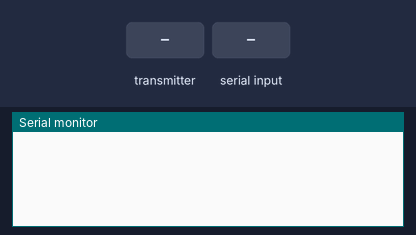
A sketch run on a simulated Arduino Uno, built with avr-gcc and run on an emulated ATmega328P. On the bench: the last lines printed to the serial monitor. Inputs (shaded band) come from the test bench. No radio packets arrive unless stated.

Above: at 1.2 s.
1.3 s: the transmitter starts sending roll = 0
At 1.37 s:
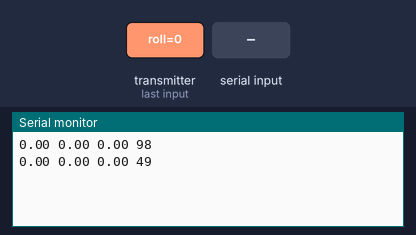
2.8 s: "90\n" received over Serial
At 3.34 s:
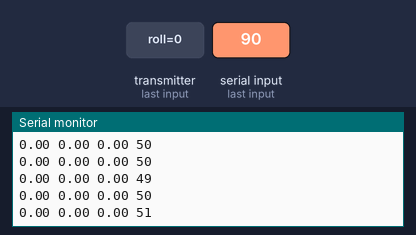
5.8 s: the transmitter starts sending pitch = 0
At 5.81 s:
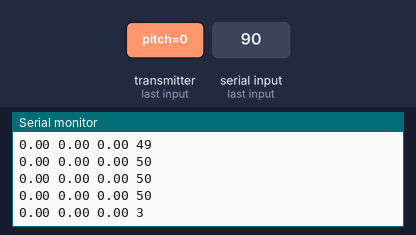
7.3 s: the transmitter starts sending yaw = 0
At 7.31 s:
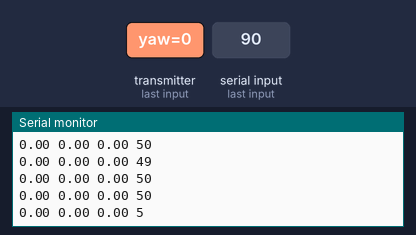
8.8 s: byte 46 ('.') received over Serial
At 8.91 s:
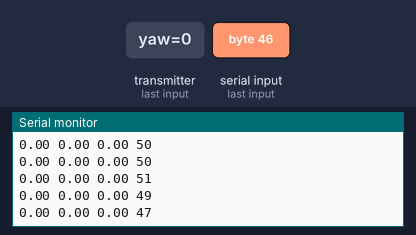
10.3 s: the transmitter starts sending pitch = 25
At 10.37 s:
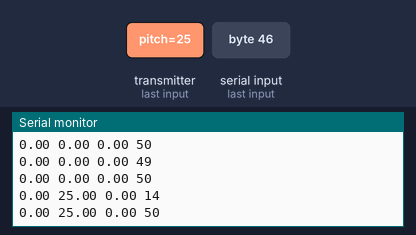
Timing chart, 0 to 12.8 s (numbered marks = the images above; inputs shaded):
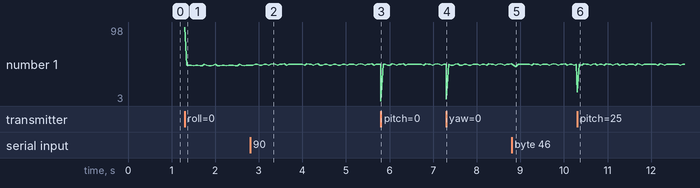

The sketch:

relay.ino
```cpp
// (licence header left out)
/**
 * Example RF Radio Ping Pair
 *
 * This is an example of how to use the RF24 class.  Write this sketch to two different nodes,
 * connect the role_pin to ground on one.  The ping node sends the current time to the pong node,
 * which responds by sending the value back.  The ping node can then see how long the whole cycle
 * took.
 */

#include <SPI.h>
#include "nRF24L01.h"
#include "RF24.h"
#include "radio.h"

#include "serial_handler.h"

void setup(void)
{
  setupSerial();
  setupRadio();
}

void loop(void)
{
  updateSerial();
  updateRadio();
}
// vim:cin:ai:sts=2 sw=2 ft=cpp
```

radio.cpp
```cpp
#include "radio.h"

#include <SPI.h>
#include "nRF24L01.h"
#include "RF24.h"
#include "serial_handler.h"

//
// Hardware configuration
//

// Set up nRF24L01 radio on SPI bus plus pins 9 & 10

RF24 radio(8,10);
//
// Topology
//

#define MSG_FREQUENCY 50

unsigned long nextMessage = MSG_FREQUENCY;

// Radio pipe addresses for the 2 nodes to communicate.
const uint64_t pipes[2] = { 0xF0F0F0F0E1LL, 0xF0F0F0F0D2LL };

void setupRadio() {
  radio.begin();
  radio.setRetries(0,15);
  radio.setPayloadSize(sizeof(PosData));
  radio.openWritingPipe(pipes[0]);
  radio.openReadingPipe(1,pipes[1]);

  radio.startListening();
}

void updateRadio() {
    PosData& ctrlData = getCtrlData();
    unsigned long now = millis();
    if(now >= nextMessage) {
    unsigned long time = now;

    radio.stopListening();
    bool ok = radio.write( &ctrlData, sizeof(PosData) );
    radio.startListening();

    unsigned long started_waiting_at = millis();
    bool timeout = false;
    while ( ! radio.available() && ! timeout ) {
      if (millis() - started_waiting_at > 100 ) {
        timeout = true;
      }

      delay(1);
    }


    if(!timeout)
    {
      // Grab the response, compare, and send to debugging spew
      PosData imuData = {0.0, 0.0, 0.0};
      radio.read( &imuData, sizeof(PosData) );

      // Spew it
      Serial.print(imuData.roll);
      Serial.print(' ');
      Serial.print(imuData.pitch);
      Serial.print(' ');
      Serial.print(imuData.yaw);
      Serial.print(' ');
      Serial.print(millis()-started_waiting_at);
      Serial.print('\n');
    }
    nextMessage += MSG_FREQUENCY;
    }
}
```

radio.h
```cpp
#ifndef RADIO_H
#define RADIO_H

void setupRadio();
void updateRadio();

#endif
```

serial_handler.cpp
```cpp
#include "serial_handler.h"

#include <Arduino.h>

void setupSerial() {
  Serial.begin(115200);
}
String str = "";
bool gotMsg = false;
PosData ctrlData = {800.0, 0.0, 0.0};
void updateSerial() {
  if(Serial.available()) {
    do {
      char buf = Serial.read();
      if(buf == '.') {
        gotMsg = true;
        break;
      }
      else {
        str += buf;
      }
    }while(Serial.available());
  }
  if(gotMsg) {
    ctrlData.roll = str.substring(0, str.indexOf(' ')).toInt();
    String temp = str.substring(str.indexOf(' ')+1, str.length());
    ctrlData.pitch = temp.substring(0, temp.indexOf(' ')).toInt();
    temp = temp.substring(temp.indexOf(' ')+1, temp.length());
    ctrlData.yaw = temp.substring(0, temp.length()).toInt();
    str = "";
    gotMsg = false;
  }
}

PosData& getCtrlData() {
  return (PosData&)ctrlData;
}
```

serial_handler.h
```cpp
#ifndef SERIAL_HANDLER_H
#define SERIAL_HANDLER_H

#pragma pack(push,1)
struct PosData {
  float roll;
  float pitch;
  float yaw;
};
#pragma pack(pop)

void setupSerial();
void updateSerial();
PosData& getCtrlData();

#endif
```

Measured:
- after the input at 1.3 s, the serial monitor: prints a new line at once (image 1)
- after the input at 2.8 s, the serial monitor: prints a new line after 0.53 s (image 2)
- after the input at 5.8 s, the serial monitor: prints a new line at once (image 3)
- after the input at 7.3 s, the serial monitor: prints a new line at once (image 4)
- after the input at 8.8 s, the serial monitor: prints a new line after 0.10 s (image 5)
- after the input at 10.3 s, the serial monitor: prints a new line at once (image 6)
